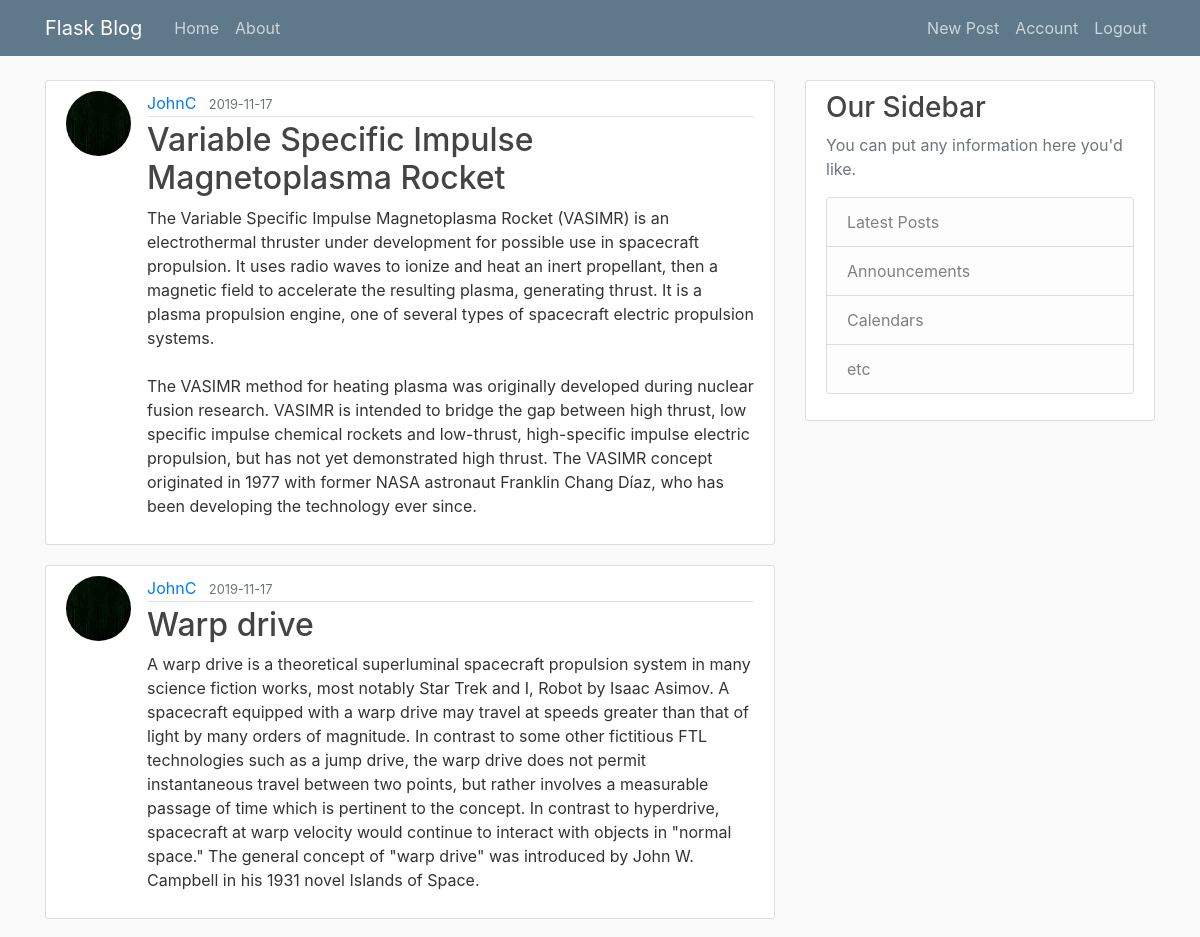
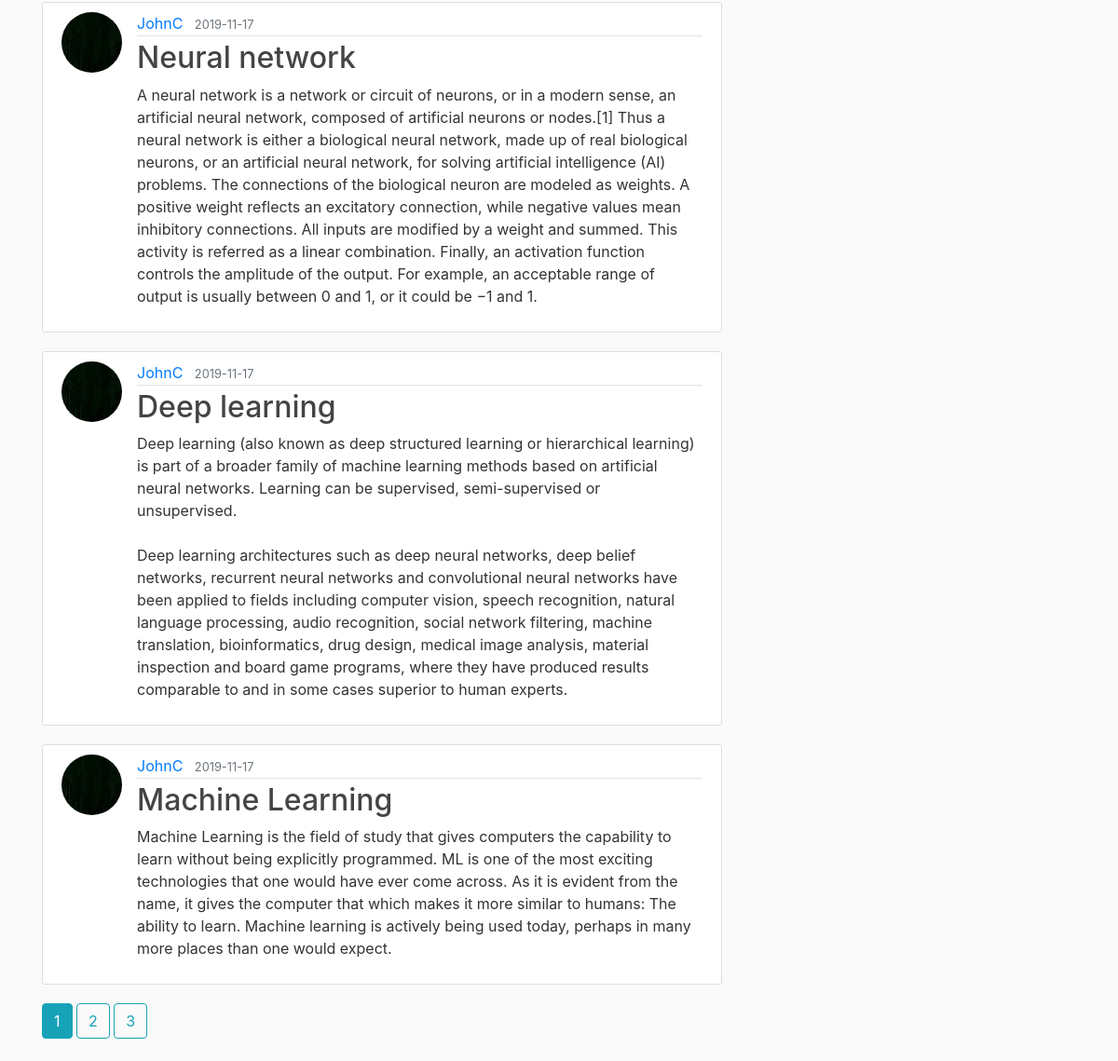
Screenshot of /home (signed in) with the database file from the repository (2 pictures, top to bottom).
### flaskblog/models.py (models this page shows, shortened)
class Post(db.Model):
    id = db.Column(db.Integer, primary_key=True)
    title = db.Column(db.String(100), nullable=False)
    date_posted = db.Column(db.DateTime, nullable=False, default=datetime.utcnow)
    content = db.Column(db.Text, nullable=False)
    user_id= db.Column(db.Integer, db.ForeignKey('user.id'), nullable=False)

class User(db.Model, UserMixin):
    id = db.Column(db.Integer, primary_key=True)
    username = db.Column(db.String(20), unique=True, nullable=False)
    email = db.Column(db.String(120), unique=True, nullable=False)
    image_file = db.Column(db.String(20), nullable=False, default='default.jpg')
    password = db.Column(db.String(60), nullable=False)
    posts = db.relationship('Post', backref='author', lazy=True)

### flaskblog/routes.py (the view)
@app.route("/")
@app.route("/home")
def home():
    page = request.args.get('page', 1, type=int)
    posts = Post.query.order_by(Post.date_posted.desc()).paginate(page=page, per_page=5)
    return render_template("home.html", posts=posts)

### flaskblog/models.py (called while the page is built)
@login_manager.user_loader
def load_user(user_id):
    return User.query.get(int(user_id))

### flaskblog/templates/home.html
{% extends "layout.html" %}
{% block content %}
{% for post in posts.items %}
<article class="media content-section">
    <img class="rounded-circle article-img" src="{{ url_for('static', filename='profile_pics/' + post.author.image_file) }}">
    <div class="media-body">
        <div class="article-metadata">
            <a class="mr-2" href="{{ url_for('user_posts', username=post.author.username) }}">{{ post.author.username }}</a>
            <small class="text-muted">{{ post.date_posted.strftime('%Y-%m-%d') }}</small>
        </div>
        <h2><a class="article-title" href="{{ url_for('post', post_id=post.id) }}">{{ post.title }}</a></h2>
        <p class="article-content">{{ post.content }}</p>
    </div>
</article>
{% endfor %}
{% for page_num in posts.iter_pages(left_edge=1, right_edge=1, left_current=1, right_current=2) %}
    {% if page_num %}
        {% if posts.page == page_num %}
            <a class="btn btn-info mb-4" href="{{ url_for('home', page=page_num) }}"> {{ page_num }} </a>
        {% else %}
        <a class="btn btn-outline-info mb-4" href="{{ url_for('home', page=page_num) }}"> {{ page_num }} </a>
        {% endif %}
    {% else %}
        ...
    {% endif %}
{% endfor %}
{% endblock content %}

### flaskblog/static/main.css (style rules this page uses)
body { background: #fafafa; color: #333333; margin-top: 5rem; }
h1, h2, h3, h4, h5, h6 { color: #444444; }
.content-section { background: #ffffff; padding: 10px 20px; border: 1px solid #dddddd; border-radius: 3px; margin-bottom: 20px; }
.article-title { color: #444444; }
.article-content { white-space: pre-line; }
.article-img { height: 65px; width: 65px; margin-right: 16px; }
.article-metadata { padding-bottom: 1px; margin-bottom: 4px; border-bottom: 1px solid #e3e3e3 }

### rows the page displays
Post: image_file (picture), author.username "JohnC", date_posted "2019-11-17", title "Variable Specific Impulse Magnetoplasma Rocket", content "The Variable Specific Impulse Magnetoplasma Rocket (VASIMR) is an electrothermal thruster under development for possible use in spacecraft propulsion. It uses radio waves to ionize and heat an inert propellant, then a magnetic field to accelerate the resulting plasma, generating thrust. It is a plasma propulsion engine, one of several types of spacecraft electric propulsion systems. The VASIMR method for heating plasma was originally developed during nuclear fusion research. VASIMR is intended to bridge the gap between high thrust, low specific impulse chemical rockets and low-thrust, high-specific impulse electric propulsion, but has not yet demonstrated high thrust. The VASIMR concept…"
Post: image_file (picture), author.username "JohnC", date_posted "2019-11-17", title "Warp drive", content "A warp drive is a theoretical superluminal spacecraft propulsion system in many science fiction works, most notably Star Trek and I, Robot by Isaac Asimov. A spacecraft equipped with a warp drive may travel at speeds greater than that of light by many orders of magnitude. In contrast to some other fictitious FTL technologies such as a jump drive, the warp drive does not permit instantaneous travel between two points, but rather involves a measurable passage of time which is pertinent to the concept. In contrast to hyperdrive, spacecraft at warp velocity would continue to interact with objects in \"normal space.\" The general concept of \"warp drive\" was introduced by John W. Campbell in his…"
Post: image_file (picture), author.username "JohnC", date_posted "2019-11-17", title "Neural network", content "A neural network is a network or circuit of neurons, or in a modern sense, an artificial neural network, composed of artificial neurons or nodes.[1] Thus a neural network is either a biological neural network, made up of real biological neurons, or an artificial neural network, for solving artificial intelligence (AI) problems. The connections of the biological neuron are modeled as weights. A positive weight reflects an excitatory connection, while negative values mean inhibitory connections. All inputs are modified by a weight and summed. This activity is referred as a linear combination. Finally, an activation function controls the amplitude of the output. For example, an acceptable…"
Post: image_file (picture), author.username "JohnC", date_posted "2019-11-17", title "Deep learning", content "Deep learning (also known as deep structured learning or hierarchical learning) is part of a broader family of machine learning methods based on artificial neural networks. Learning can be supervised, semi-supervised or unsupervised. Deep learning architectures such as deep neural networks, deep belief networks, recurrent neural networks and convolutional neural networks have been applied to fields including computer vision, speech recognition, natural language processing, audio recognition, social network filtering, machine translation, bioinformatics, drug design, medical image analysis, material inspection and board game programs, where they have produced results comparable to and in…"
Post: image_file (picture), author.username "JohnC", date_posted "2019-11-17", title "Machine Learning", content "Machine Learning is the field of study that gives computers the capability to learn without being explicitly programmed. ML is one of the most exciting technologies that one would have ever come across. As it is evident from the name, it gives the computer that which makes it more similar to humans: The ability to learn. Machine learning is actively being used today, perhaps in many more places than one would expect."

### other values shown
{{ page_num }} "1"
{{ page_num }} "2" "3"
